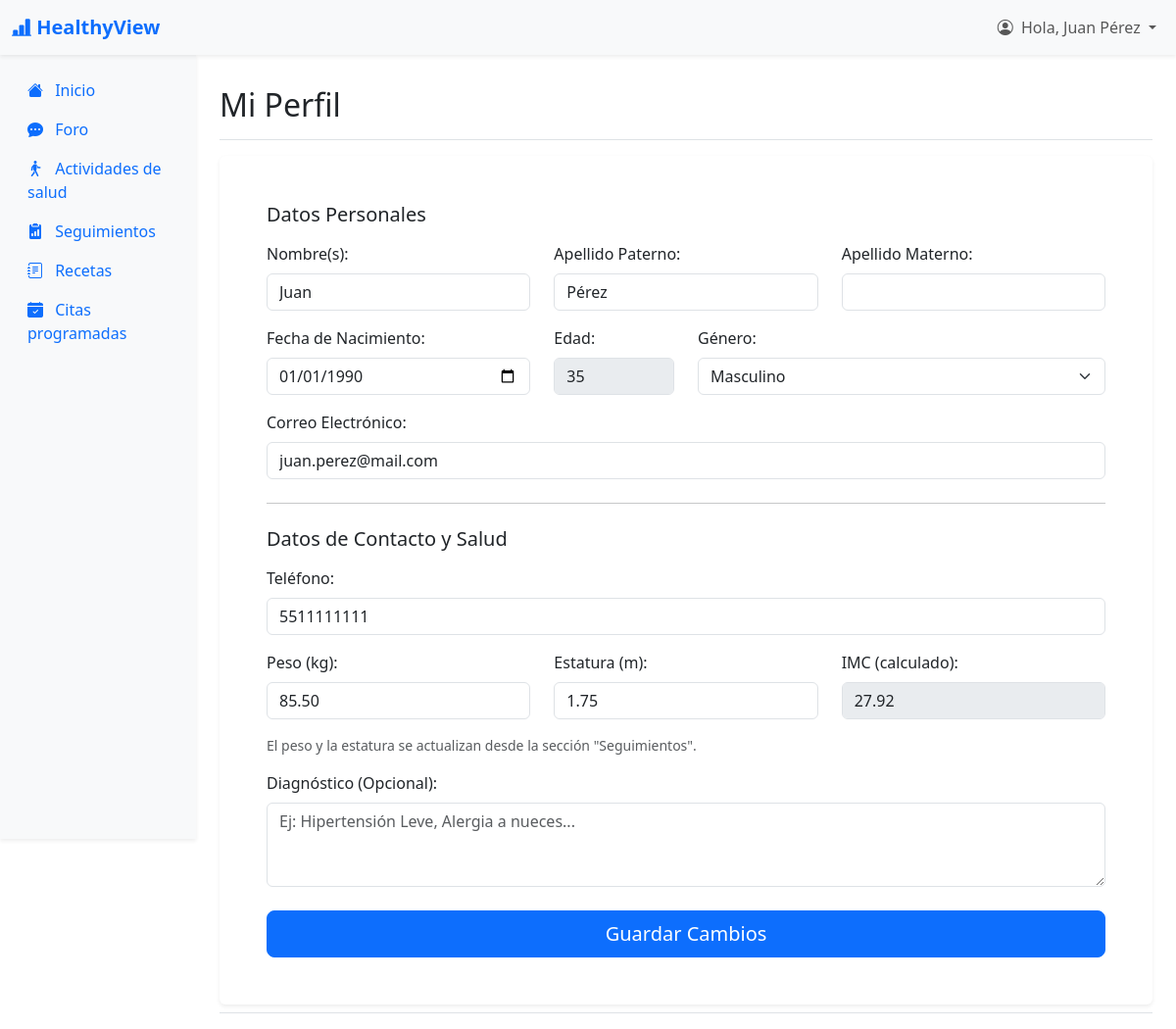
Screenshot of /index.php?action=showProfile (signed in) with the database file from the repository.
### tables this page shows
CREATE TABLE `paciente` (
  `idPaciente` int(11) NOT NULL AUTO_INCREMENT,
  `nombre` varchar(150) NOT NULL,
  `apellidoPaterno` varchar(100) NOT NULL,
  `apellidoMaterno` varchar(100) DEFAULT NULL,
  `correo` varchar(150) NOT NULL,
  `passwordHash` varchar(255) NOT NULL,
  `fechaNacimiento` date DEFAULT NULL,
  `genero` enum('Masculino','Femenino','Otro') DEFAULT 'Otro',
  `peso` decimal(5,2) DEFAULT NULL,
  `estatura` decimal(4,2) DEFAULT NULL,
  `imc` decimal(5,2) DEFAULT NULL,
  `diagnostico` text DEFAULT NULL,
  `telefono` varchar(20) DEFAULT NULL,
  `fechaRegistro` datetime DEFAULT current_timestamp(),
  `estado` tinyint(1) DEFAULT 1,
  PRIMARY KEY (`idPaciente`),
  UNIQUE KEY `correo` (`correo`)
);

### app/controllers/PacienteController.php (called while the page is built, shortened)
<?php
include_once "app/models/PacienteModel.php";
class PacienteController {
    private $model;
    public function __construct($connection) {
        $this->model = new PacienteModel($connection);
    }
    public function showProfile() {
        $idPaciente = $_SESSION['usuario_id'];
        $datosPaciente = $this->model->getDatosPaciente($idPaciente);
        include_once 'app/views/paciente/layout_paciente.php';
    }
}
?>

### app/models/PacienteModel.php (called while the page is built, shortened)
<?php
class PacienteModel {
    private $connection;
    public function __construct($connection) {
        $this->connection = $connection;
    }
    public function getDatosPaciente($idPaciente) {
        $sql = "SELECT nombre, apellidoPaterno, apellidoMaterno, correo,
                       fechaNacimiento, genero, telefono,
                       peso, estatura, diagnostico
                FROM paciente
                WHERE idPaciente = ?
                LIMIT 1";
        try {
            $statement = $this->connection->prepare($sql);
            $statement->bind_param("i", $idPaciente);
            $statement->execute();
            $result = $statement->get_result();
            return $result->fetch_assoc();
        } catch (mysqli_sql_exception $e) {
            return null;
        }
    }
}
?>

### app/views/paciente/view_perfil.php (the view, shortened to what this page needs)
<div class="d-flex justify-content-between flex-wrap flex-md-nowrap align-items-center pt-3 pb-2 mb-3 border-bottom">
    <h1 class="h2">Mi Perfil</h1>
</div>
<div class="card border-0 shadow-sm">
    <div class="card-body p-4 p-md-5">
        <form action="index.php?action=updateProfile" method="POST">
            <h5 class="mb-3">Datos Personales</h5>
            <div class="row">
                <div class="col-md-4 mb-3">
                    <label for="nombre" class="form-label">Nombre(s):</label>
                    <input type="text" class="form-control" id="nombre" name="nombre" value="<?php echo htmlspecialchars($datosPaciente['nombre']); ?>" required>
                </div>
                <div class="col-md-4 mb-3">
                    <label for="apellidoPaterno" class="form-label">Apellido Paterno:</label>
                    <input type="text" class="form-control" id="apellidoPaterno" name="apellidoPaterno" value="<?php echo htmlspecialchars($datosPaciente['apellidoPaterno']); ?>" required>
                </div>
                <div class="col-md-4 mb-3">
                    <label for="apellidoMaterno" class="form-label">Apellido Materno:</label>
                    <input type="text" class="form-control" id="apellidoMaterno" name="apellidoMaterno" value="<?php echo htmlspecialchars($datosPaciente['apellidoMaterno']); ?>">
                </div>
            </div>
            <div class="row">
                <div class="col-md-4 mb-3">
                    <label for="fechaNacimiento" class="form-label">Fecha de Nacimiento:</label>
                    <input type="date" class="form-control" id="fechaNacimiento" name="fechaNacimiento" value="<?php echo htmlspecialchars($datosPaciente['fechaNacimiento']); ?>">
                </div>
                <div class="col-md-2 mb-3">
                    <label for="edad" class="form-label">Edad:</label>
                    <input type="text" class="form-control" id="edad" name="edad" readonly disabled placeholder="--">
                </div>
                <div class="col-md-6 mb-3">
                    <label for="genero" class="form-label">Género:</label>
                    <select class="form-select" id="genero" name="genero">
                        <option value="Masculino" <?php echo ($datosPaciente['genero'] == 'Masculino') ? 'selected' : ''; ?>>Masculino</option>
                    </select>
                </div>
            </div>
            <div class="mb-3">
                <label for="correo" class="form-label">Correo Electrónico:</label>
                <input type="email" class="form-control" id="correo" name="correo" value="<?php echo htmlspecialchars($datosPaciente['correo']); ?>" required>
            </div>
            <hr class="my-4">
            <h5 class="mb-3">Datos de Contacto y Salud</h5>
            <div class="mb-3">
                <label for="telefono" class="form-label">Teléfono:</label>
                <input type="tel" class="form-control" id="telefono" name="telefono" value="<?php echo htmlspecialchars($datosPaciente['telefono'] ?? ''); ?>" placeholder="Ej: 5512345678">
            </div>
            <div class="row">
                <div class="col-md-4 mb-3">
                    <label for="peso" class="form-label">Peso (kg):</label>
                    <input type="number" class="form-control" id="peso" name="peso" step="0.1" value="<?php echo htmlspecialchars($datosPaciente['peso'] ?? 0.0); ?>" placeholder="Ej: 70.5" readonly>
                </div>
                <div class="col-md-4 mb-3">
                    <label for="estatura" class="form-label">Estatura (m):</label>
                    <input type="number" class="form-control" id="estatura" name="estatura" step="0.01" value="<?php echo htmlspecialchars($datosPaciente['estatura'] ?? 0.0); ?>" placeholder="Ej: 1.75" readonly>
                </div>
                <div class="col-md-4 mb-3">
                    <label for="imc" class="form-label">IMC (calculado):</label>
                    <input type="text" class="form-control" id="imc" name="imc" readonly disabled>
                </div>
            </div>
            <small class="text-muted d-block mb-3">El peso y la estatura se actualizan desde la sección "Seguimientos".</small>
            <div class="mb-3">
                <label for="diagnostico" class="form-label">Diagnóstico (Opcional):</label>
                <textarea class="form-control" id="diagnostico" name="diagnostico" rows="3" placeholder="Ej: Hipertensión Leve, Alergia a nueces..."><?php echo htmlspecialchars($datosPaciente['diagnostico'] ?? ''); ?></textarea>
            </div>
            <div class="d-grid mt-4">
                <button type="submit" class="btn btn-primary btn-lg" name="actualizar">Guardar Cambios</button>
            </div>
        </form>
    </div>
</div>

### rows the page displays
paciente: nombre "Juan", apellidoPaterno "Pérez", fechaNacimiento "01/01/1990", genero "Masculino", correo "juan.perez@mail.com", telefono "5511111111", peso "85.50", estatura "1.75"

### other values shown
$_SESSION['usuario_nombre'] "Juan Pérez"
